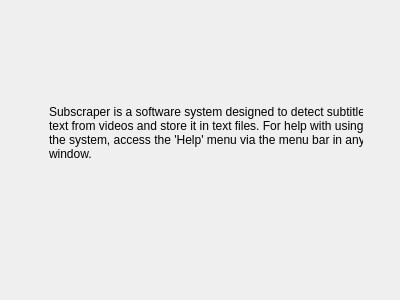
<?xml version="1.0" encoding="UTF-8"?>
<ui version="4.0">
 <class>About</class>
 <widget class="QWidget" name="About">
  <property name="geometry">
   <rect>
    <x>0</x>
    <y>0</y>
    <width>400</width>
    <height>300</height>
   </rect>
  </property>
  <property name="windowTitle">
   <string>About</string>
  </property>
  <layout class="QGridLayout" name="gridLayout">
   <item row="0" column="0">
    <layout class="QHBoxLayout" name="horizontalLayout">
     <item>
      <spacer name="horizontalSpacer">
       <property name="orientation">
        <enum>Qt::Horizontal</enum>
       </property>
       <property name="sizeHint" stdset="0">
        <size>
         <width>40</width>
         <height>20</height>
        </size>
       </property>
      </spacer>
     </item>
     <item>
      <layout class="QVBoxLayout" name="verticalLayout">
       <item>
        <spacer name="verticalSpacer_2">
         <property name="orientation">
          <enum>Qt::Vertical</enum>
         </property>
         <property name="sizeHint" stdset="0">
          <size>
           <width>20</width>
           <height>68</height>
          </size>
         </property>
        </spacer>
       </item>
       <item>
        <widget class="QLabel" name="aboutLabel">
         <property name="minimumSize">
          <size>
           <width>290</width>
           <height>52</height>
          </size>
         </property>
         <property name="text">
          <string>Subscraper is a software system designed to detect subtitle 
text from videos and store it in text files. For help with using
the system, access the 'Help' menu via the menu bar in any
window.</string>
         </property>
        </widget>
       </item>
       <item>
        <spacer name="verticalSpacer">
         <property name="orientation">
          <enum>Qt::Vertical</enum>
         </property>
         <property name="sizeHint" stdset="0">
          <size>
           <width>20</width>
           <height>128</height>
          </size>
         </property>
        </spacer>
       </item>
      </layout>
     </item>
     <item>
      <spacer name="horizontalSpacer_2">
       <property name="orientation">
        <enum>Qt::Horizontal</enum>
       </property>
       <property name="sizeHint" stdset="0">
        <size>
         <width>28</width>
         <height>20</height>
        </size>
       </property>
      </spacer>
     </item>
    </layout>
   </item>
  </layout>
 </widget>
 <layoutdefault spacing="6" margin="11"/>
 <resources/>
 <connections/>
</ui>
